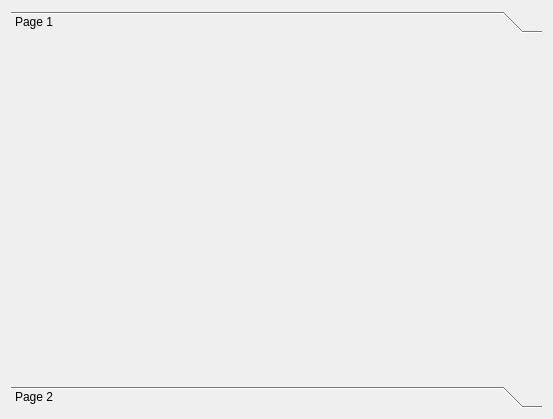
<?xml version="1.0" encoding="UTF-8"?>
<ui version="4.0">
 <class>WindsGeneratorSettingsEditorWidget</class>
 <widget class="QWidget" name="WindsGeneratorSettingsEditorWidget">
  <property name="geometry">
   <rect>
    <x>0</x>
    <y>0</y>
    <width>553</width>
    <height>419</height>
   </rect>
  </property>
  <property name="windowTitle">
   <string>Form</string>
  </property>
  <layout class="QVBoxLayout" name="verticalLayout">
   <item>
    <widget class="QToolBox" name="toolBox">
     <property name="toolTip">
      <string>Wciśnij Ctrl+F aby wypełnić automatycznie</string>
     </property>
     <property name="styleSheet">
      <string notr="true">QToolTip{ background: black; }</string>
     </property>
     <property name="currentIndex">
      <number>0</number>
     </property>
     <widget class="QWidget" name="widget">
      <property name="geometry">
       <rect>
        <x>0</x>
        <y>0</y>
        <width>535</width>
        <height>343</height>
       </rect>
      </property>
      <attribute name="label">
       <string>Page 1</string>
      </attribute>
     </widget>
     <widget class="QWidget" name="page_2">
      <property name="geometry">
       <rect>
        <x>0</x>
        <y>0</y>
        <width>535</width>
        <height>343</height>
       </rect>
      </property>
      <attribute name="label">
       <string>Page 2</string>
      </attribute>
     </widget>
    </widget>
   </item>
  </layout>
 </widget>
 <resources/>
 <connections/>
</ui>
